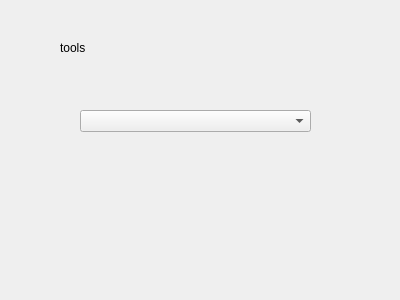
<?xml version="1.0" encoding="UTF-8"?>
<ui version="4.0">
 <class>WidgetToolBox</class>
 <widget class="QWidget" name="WidgetToolBox">
  <property name="geometry">
   <rect>
    <x>0</x>
    <y>0</y>
    <width>400</width>
    <height>300</height>
   </rect>
  </property>
  <property name="windowTitle">
   <string>Form</string>
  </property>
  <widget class="QLabel" name="label">
   <property name="geometry">
    <rect>
     <x>60</x>
     <y>40</y>
     <width>72</width>
     <height>15</height>
    </rect>
   </property>
   <property name="text">
    <string>tools</string>
   </property>
  </widget>
  <widget class="QComboBox" name="comboBox">
   <property name="geometry">
    <rect>
     <x>80</x>
     <y>110</y>
     <width>231</width>
     <height>22</height>
    </rect>
   </property>
  </widget>
 </widget>
 <resources/>
 <connections/>
</ui>
